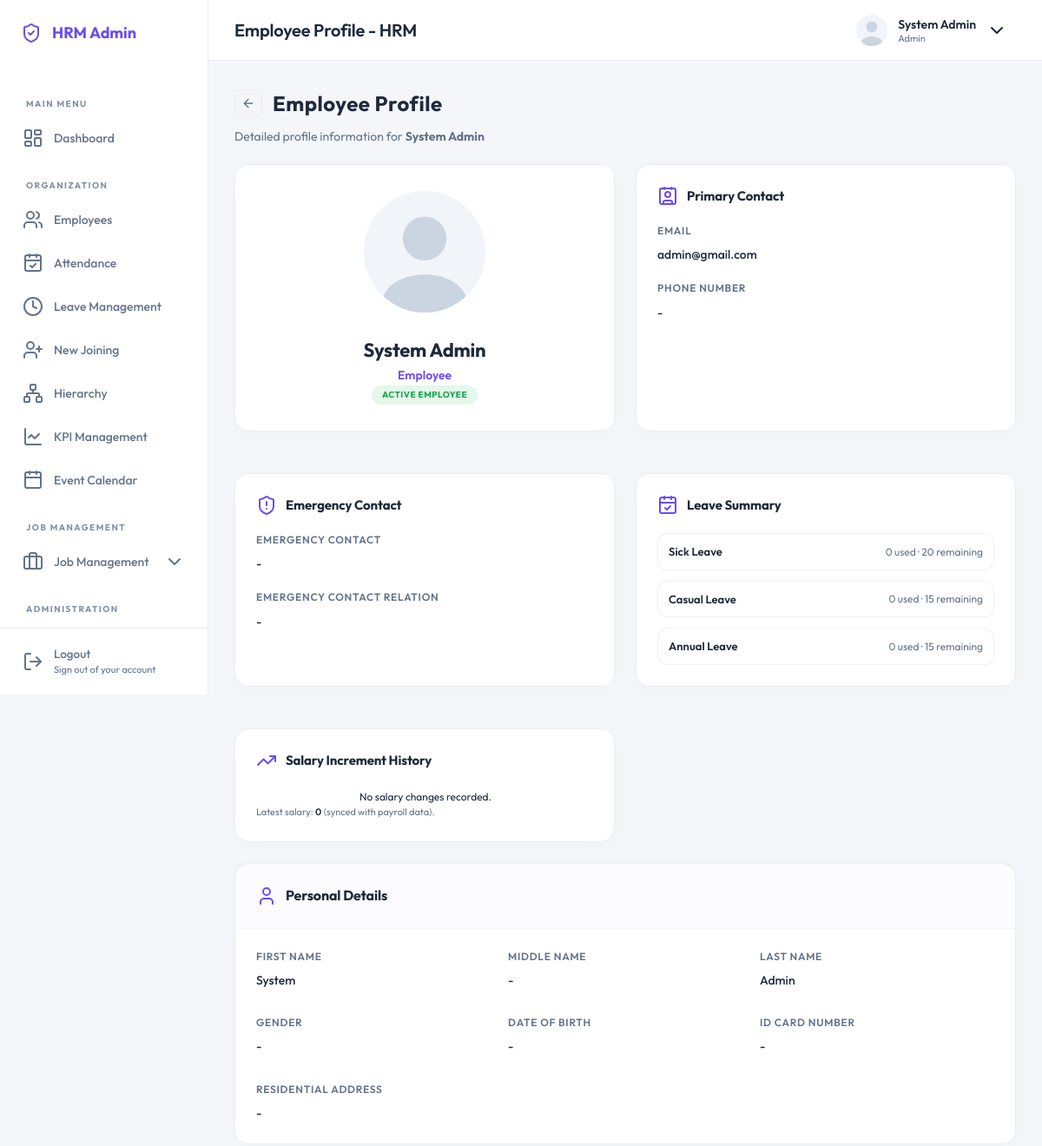
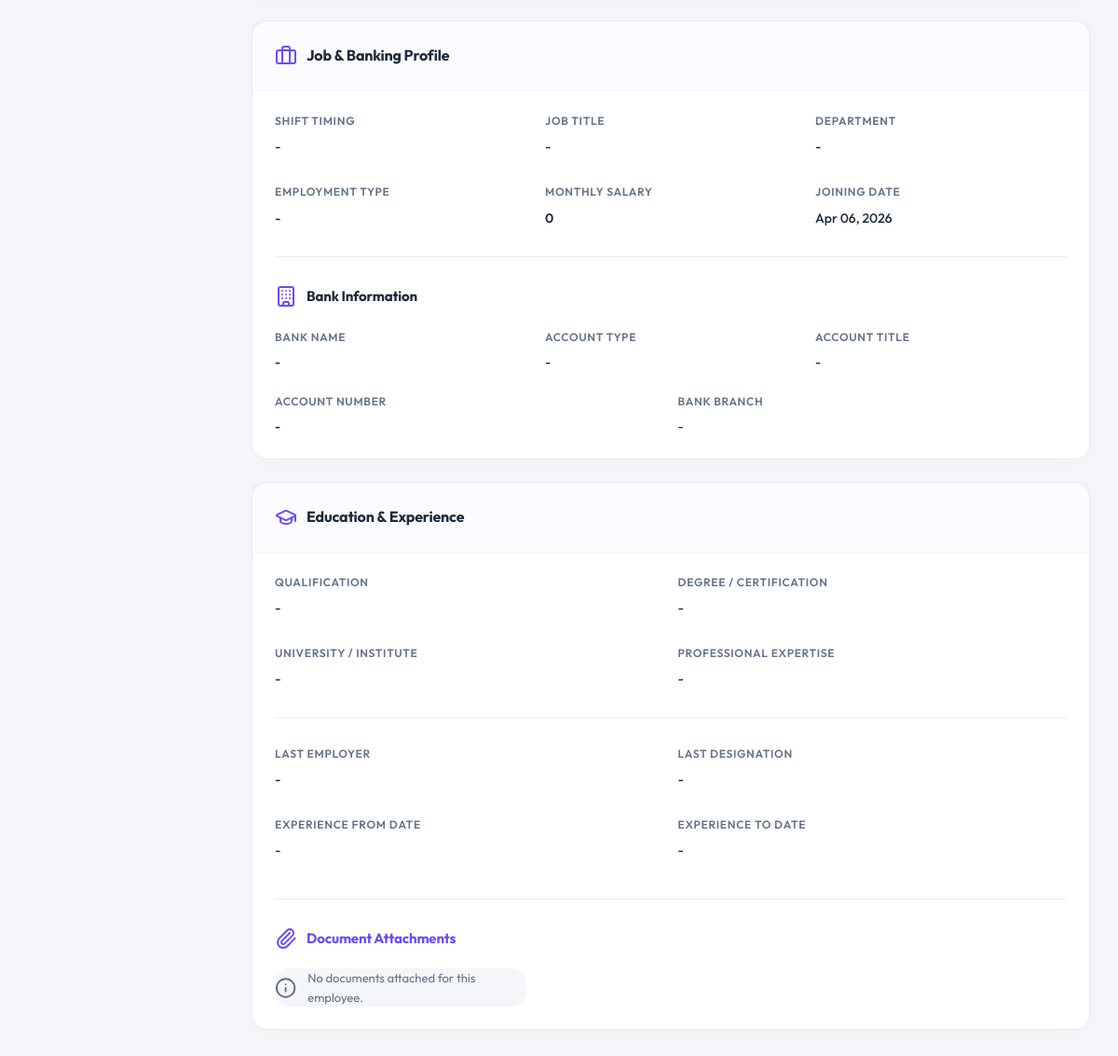
The page /admin/employee-profile.php?id=1 (signed in) on the database its author committed (2 pictures, top to bottom).
### tables this page shows
CREATE TABLE `employees` (
  `id` int(11) NOT NULL,
  `first_name` varchar(50) NOT NULL,
  `middle_name` varchar(50) DEFAULT NULL,
  `last_name` varchar(50) NOT NULL,
  `email` varchar(100) NOT NULL,
  `password` varchar(255) NOT NULL,
  `role` enum('Admin','HR','Employee') DEFAULT 'Employee',
  `gender` enum('Male','Female','Other') DEFAULT NULL,
  `dob` date DEFAULT NULL,
  `phone` varchar(25) DEFAULT NULL,
  `cnic_number` varchar(25) DEFAULT NULL,
  `address` text DEFAULT NULL,
  `emergency_contact` varchar(25) DEFAULT NULL,
  `emergency_relation` varchar(50) DEFAULT NULL,
  `department_id` int(11) DEFAULT NULL,
  `shift_id` int(11) DEFAULT NULL,
  `job_title` varchar(100) DEFAULT NULL,
  `job_type` enum('Permanent','Probation','Internship') DEFAULT 'Permanent',
  `salary` decimal(12,2) DEFAULT 0.00,
  `joining_date` date DEFAULT NULL,
  `status` enum('Pending','Active','On Leave','Terminated','Exit') DEFAULT 'Pending',
  `id_card_path` varchar(255) DEFAULT NULL,
  `other_docs` text DEFAULT NULL,
  `resume_path` varchar(255) DEFAULT NULL,
  `profile_pic` varchar(255) DEFAULT NULL,
  `created_at` timestamp NOT NULL DEFAULT current_timestamp(),
  `updated_at` timestamp NULL DEFAULT NULL ON UPDATE current_timestamp(),
  `deleted_at` timestamp NULL DEFAULT NULL
);

CREATE TABLE `leave_types` (
  `id` int(11) NOT NULL,
  `name` varchar(50) NOT NULL,
  `days_per_year` int(11) NOT NULL DEFAULT 0
);

### admin/employee-profile.php (the view, shortened to what the rows shown need)
<?php
include 'includes/header.php';
include 'includes/sidebar.php';
$emp_id = $_GET['id'] ?? '';
$employee = null;
if ($emp_id) {
    try {
        $stmt = $pdo->prepare("
            SELECT e.*, d.name as dept_name, s.name as shift_name, s.start_time, s.end_time,
                   b.bank_name, b.account_type, b.account_title, b.account_number, b.branch_info,
                   ex.qualification, ex.degree_cert as degree_certification, ex.university as college_university,
                   ex.expertise as professional_expertise, ex.last_employer, ex.last_job_title as last_designation,
                   ex.exp_from as experience_from, ex.exp_to as experience_to, e.other_docs
            FROM employees e
            LEFT JOIN departments d ON e.department_id = d.id
            LEFT JOIN shifts s ON e.shift_id = s.id
            LEFT JOIN banking_info b ON e.id = b.employee_id
            LEFT JOIN education_experience ex ON e.id = ex.employee_id
            WHERE e.id = ?
        ");
        $stmt->execute([$emp_id]);
        $employee = $stmt->fetch();
    } catch (PDOException $e) {
        $error = "Error fetching employee details.";
    }
}
$full_name = trim($employee['first_name'] . ' ' . ($employee['middle_name'] ? $employee['middle_name'] . ' ' : '') . $employee['last_name']);
$avatar_url = $employee['profile_pic'] ? '../' . $employee['profile_pic'] : '../images/profile-image/default-avatar.svg';
function displayValue($val, $fallback = '-')
{
    return !empty($val) ? htmlspecialchars($val) : $fallback;
}
$leave_summary = [];
try {
    $stmt = $pdo->query("SELECT id, name, days_per_year FROM leave_types");
    $leave_types = $stmt->fetchAll(PDO::FETCH_ASSOC);
    foreach ($leave_types as $lt) {
        $used_stmt = $pdo->prepare("SELECT SUM(DATEDIFF(end_date, start_date) + 1) as used_days
                                    FROM leave_requests
                                    WHERE employee_id = ? AND leave_type_id = ? AND status = 'Approved'");
        $used_stmt->execute([$emp_id, $lt['id']]);
        $used_result = $used_stmt->fetch();
        $used_days = $used_result['used_days'] ? (int)$used_result['used_days'] : 0;
        $leave_summary[] = [
            'name' => $lt['name'],
            'total' => $lt['days_per_year'],
            'used' => $used_days,
            'remaining' => max(0, $lt['days_per_year'] - $used_days)
        ];
    }
} catch (PDOException $e) {
}
?>
<main class="content-wrapper">
    <header class="content-header p-30 pb-10">
        <div class="flex-between align-start w-full">
            <div class="greeting-area">
                <div class="flex-center gap-12 mb-8">
                    <h1 class="font-24 font-700 ls-05">Employee Profile</h1>
                </div>
                <p class="text-light font-14">Detailed profile information for
                    <strong><?php echo $full_name; ?></strong></p>
            </div>
        </div>
    </header>
    <div>
        <div class="profile-grid">
            <div class="profile-aside">
                <div class="premium-card profile-identity-card flex-column flex-center text-center mb-24">
                    <div class="profile-avatar-wrapper mb-20">
                        <img src="<?php echo $avatar_url; ?>" class="profile-avatar-xl shadow-lg"
                            alt="<?php echo $full_name; ?>"
                            onerror="this.src='../images/profile-image/default-avatar.svg'">
                        <span
                            class="status-indicator-lg <?php echo strtolower($employee['status']) === 'active' ? 'active' : 'inactive'; ?> border-4"></span>
                    </div>
                    <h2 class="font-22 font-700 mb-4"><?php echo $full_name; ?></h2>
                    <p class="text-primary-color font-600 mb-12">
                        <?php echo displayValue($employee['job_title'], 'Employee'); ?></p>
                    <div
                        class="badge <?php echo strtolower($employee['status']) === 'active' ? 'badge-success' : 'badge-light'; ?> px-15 py-6">
                        <?php echo $employee['status']; ?> Employee
                    </div>
                </div>
                <div class="premium-card p-24 mb-24">
                    <div class="mb-20">
                        <label class="admin-form-label">Email</label>
                        <span class="font-14 font-500 block"><?php echo $employee['email']; ?></span>
                    </div>
                    <div class="mb-20">
                        <label class="admin-form-label">Phone Number</label>
                        <span class="font-14 font-500 block"><?php echo displayValue($employee['phone']); ?></span>
                    </div>
                </div>
                <div class="premium-card p-24 mb-24">
                    <div class="mb-20">
                        <label class="admin-form-label">Emergency Contact</label>
                        <span
                            class="font-14 font-500 block"><?php echo displayValue($employee['emergency_contact']); ?></span>
                    </div>
                    <div>
                        <label class="admin-form-label">Emergency Contact Relation</label>
                        <span
                            class="font-14 font-500 block"><?php echo displayValue($employee['emergency_relation']); ?></span>
                    </div>
                </div>
                <div class="premium-card p-24 mb-24" id="employeeLeaveSummaryCard">
                    <div class="leave-summary-list">
                        <?php if (!empty($leave_summary)): ?>
                            <?php foreach ($leave_summary as $ls): ?>
                                <div class="leave-summary-row">
                                    <span class="leave-summary-name"><?php echo htmlspecialchars($ls['name']); ?></span>
                                    <span class="leave-summary-meta"><span><?php echo $ls['used']; ?></span> used · <span><?php echo $ls['remaining']; ?></span> remaining</span>
                                </div>
                            <?php endforeach; ?>
                        <?php else: ?>
                            <div class="p-10 text-center text-light font-12 italic">
                                No leave data found.
                            </div>
                        <?php endif; ?>
                    </div>
                </div>
                <div class="premium-card p-24">
                    <p class="font-11 text-light m-0 mt-15">
                        Latest salary: <span class="font-600 text-dark"><?= number_format($employee['salary']) ?></span> (synced with payroll data).
                    </p>
                </div>
            </div>
            <div class="profile-main">
                <div class="premium-card mb-24">
                    <div class="card-body p-24">
                        <div class="form-grid-3 mb-30">
                            <div>
                                <label class="admin-form-label">First Name</label>
                                <span class="font-14 font-500 block"><?php echo $employee['first_name']; ?></span>
                            </div>
                            <div>
                                <label class="admin-form-label">Middle Name</label>
                                <span
                                    class="font-14 font-500 block"><?php echo displayValue($employee['middle_name']); ?></span>
                            </div>
                            <div>
                                <label class="admin-form-label">Last Name</label>
                                <span class="font-14 font-500 block"><?php echo $employee['last_name']; ?></span>
                            </div>
                        </div>
                        <div class="form-grid-3 mb-30">
                            <div>
                                <label class="admin-form-label">Gender</label>
                                <span
                                    class="font-14 font-500 block"><?php echo displayValue($employee['gender']); ?></span>
                            </div>
                            <div>
                                <label class="admin-form-label">ID card Number</label>
                                <span
                                    class="font-14 font-500 block"><?php echo displayValue($employee['cnic_number']); ?></span>
                            </div>
                        </div>
                        <div class="mb-0">
                            <label class="admin-form-label">Residential Address</label>
                            <span
                                class="font-14 font-500 block"><?php echo displayValue($employee['address']); ?></span>
                        </div>
                    </div>
                </div>
                <div class="premium-card mb-24">
                    <div class="card-body p-24">
                        <div class="form-grid-3 mb-30">
                            <div>
                                <label class="admin-form-label">Job Title</label>
                                <span
                                    class="font-14 font-500 block"><?php echo displayValue($employee['job_title']); ?></span>
                            </div>
                        </div>
                        <div class="form-grid-3 mb-10">
                            <div>
                                <label class="admin-form-label">Employment Type</label>
                                <span
                                    class="font-14 font-500 block"><?php echo displayValue($employee['job_type']); ?></span>
                            </div>
                            <div>
                                <label class="admin-form-label">Monthly Salary</label>
                                <span
                                    class="font-14 font-600 block"><?php echo $employee['salary'] ? number_format($employee['salary']) : '-'; ?></span>
                            </div>
                            <div>
                                <label class="admin-form-label">Joining Date</label>
                                <span
                                    class="font-14 font-500 block"><?php echo !empty($employee['joining_date']) ? date("M d, Y", strtotime($employee['joining_date'])) : '-'; ?></span>
                            </div>
                        </div>
                    </div>
                </div>
            </div>
        </div>
    </div>
    </div>
    </div>
<?php include 'includes/footer.php'; ?>

### rows shown on the page
employees: full_name "System Admin", job_title "Employee", status "ACTIVE", email "admin@gmail.com", phone "-", emergency_contact "-", emergency_relation "-", salary "0", first_name "System", middle_name "-", last_name "Admin", gender "-", cnic_number "-", address "-", job_title "-", job_type "-", joining_date "Apr 06, 2026"
leave_types: name "Sick Leave", used "0", days_per_year "20"
leave_types: name "Casual Leave", used "0", days_per_year "15"
leave_types: name "Annual Leave", used "0", days_per_year "15"

### other values the page prints
$page_title "Employee Profile - HRM"
$_SESSION['user_name'] "System Admin"
$_SESSION['user_role'] "Admin"
displayValue($employee['shift_name']) "-"
displayValue($employee['dept_name']) "-"
displayValue($employee['bank_name']) "-"
displayValue($employee['account_type']) "-"
displayValue($employee['account_title']) "-"
displayValue($employee['account_number']) "-"
displayValue($employee['branch_info']) "-"
displayValue($employee['qualification']) "-"
displayValue($employee['degree_certification']) "-"
displayValue($employee['college_university']) "-"
displayValue($employee['professional_expertise']) "-"
displayValue($employee['last_employer']) "-"
